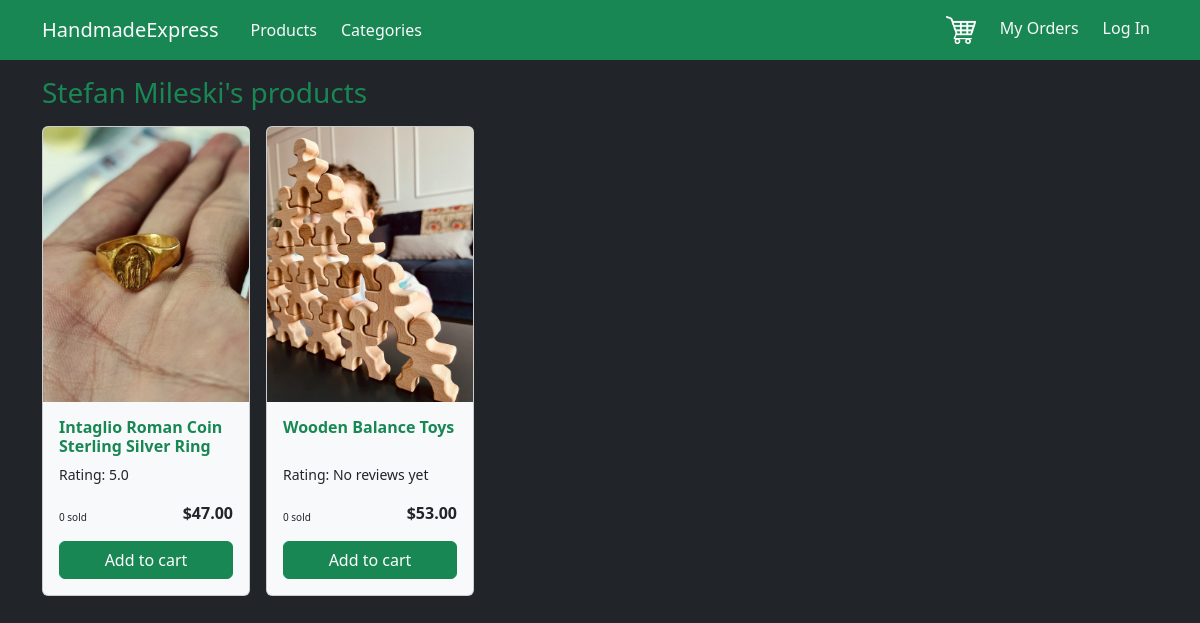
Screenshot of /seller/stefanmileski with the database file from the repository.
### ShopApp/models.py (models this page shows, shortened)
class CustomUser(models.Model):
    user = models.OneToOneField(User, on_delete=models.CASCADE, primary_key=True)
    address = models.CharField(max_length=200)
    phone = models.CharField(max_length=200)
    full_name = models.CharField(max_length=200)

class Product(models.Model):
    name = models.CharField(max_length=200)
    price = models.DecimalField(decimal_places=2, max_digits=10, validators=[MinValueValidator(0)])
    quantity = models.PositiveIntegerField(validators=[MinValueValidator(0)])
    description = models.TextField()
    image = models.ImageField(upload_to='images/')
    category = models.ForeignKey(Category, on_delete=models.CASCADE)
    material = models.ForeignKey(Material, on_delete=models.CASCADE)
    color = models.ForeignKey(Color, on_delete=models.CASCADE)
    seller = models.ForeignKey(CustomUser, on_delete=models.CASCADE, related_name='products')
    created_at = models.DateTimeField(auto_now_add=True)
    sold = models.IntegerField(default=0)
    slug = models.SlugField(default="", max_length=200, unique=True)
    def calculate_average_rating(self):
        if len(self.reviews.all()) == 0:
            return 'No reviews yet'
        total = 0
        for review in self.reviews.all():
            total += review.rating
        return total / len(self.reviews.all()) if len(self.reviews.all()) > 0 else 0

class Review(models.Model):
    created_at = models.DateTimeField(auto_now_add=True)
    updated_at = models.DateTimeField(auto_now=True)
    rating = models.PositiveIntegerField(validators=[MinValueValidator(1), MaxValueValidator(5)])
    comment = models.TextField(null=True, blank=True)
    image = models.ImageField(upload_to='images/', null=True, blank=True)
    customer = models.ForeignKey(CustomUser, on_delete=models.CASCADE)
    product = models.ForeignKey(Product, on_delete=models.CASCADE, related_name='reviews')
    class Meta:
        unique_together = ['customer', 'product']

### ShopApp/views.py (the view)
# urls.py: path('seller/<str:seller_username>', views.seller_profile, name='seller_profile'),
def seller_profile(request, seller_username):
    seller = CustomUser.objects.get(user__username=seller_username)
    seller_products = list(seller.products.all())
    s_after_apostrophe = not seller.full_name.endswith('s')
    return render(request, 'ShopApp/seller_profile.html', {
        "seller": seller,
        "products": seller_products,
        "s_after_apostrophe": s_after_apostrophe,
    })

### ShopApp/templates/ShopApp/seller_profile.html (shortened to what this page needs)
{% extends 'base.html' %}
{% block content %}
    <h3 class="text-success">{{ seller.full_name }}{% if s_after_apostrophe %}'s
    {% else %}'
    {% endif %}
        products
    </h3>
    <div class="mt-3 d-flex">
        {% for product in products %}
            {% include "ShopApp/includes/product.html" %}
        {% endfor %}
    </div>
{% endblock %}

### ShopApp/templates/ShopApp/includes/product.html
<div class="card bg-light me-3" style="width: 13rem;">
    <a href="{% url 'product_detail' product.slug %}">
        <img src="{{ product.image.url }}" class="card-img-top" alt="{{ product.name }}">
    </a>
    <div class="card-body d-flex flex-column justify-content-between">
        <div>
            <a href="{% url 'product_detail' product.slug %}" class="text-decoration-none text-success">
                <h6 class="fw-bold card-title">{{ product.name }}</h6>
            </a>
        </div>
        <div class="d-flex flex-column justify-content-end">
            <p style="font-size: 14px">Rating: {{ product.calculate_average_rating }}</p>
            <div class="d-flex justify-content-between">
                <p class="align-self-end" style="font-size: 10px">{{ product.sold }} sold</p>
                <p class="fw-bold align-self-end">${{ product.price }}</p>
            </div>
            <a href="#" class="btn btn-success">Add to cart</a>
        </div>
    </div>
</div>

### rows the page displays
CustomUser: full_name "Stefan Mileski"
Product: image (picture), name "Intaglio Roman Coin Sterling Silver Ring", calculate_average_rating "5.0", sold "0", price "47.00"
Product: image (picture), name "Wooden Balance Toys", calculate_average_rating "No reviews yet", sold "0", price "53.00"
